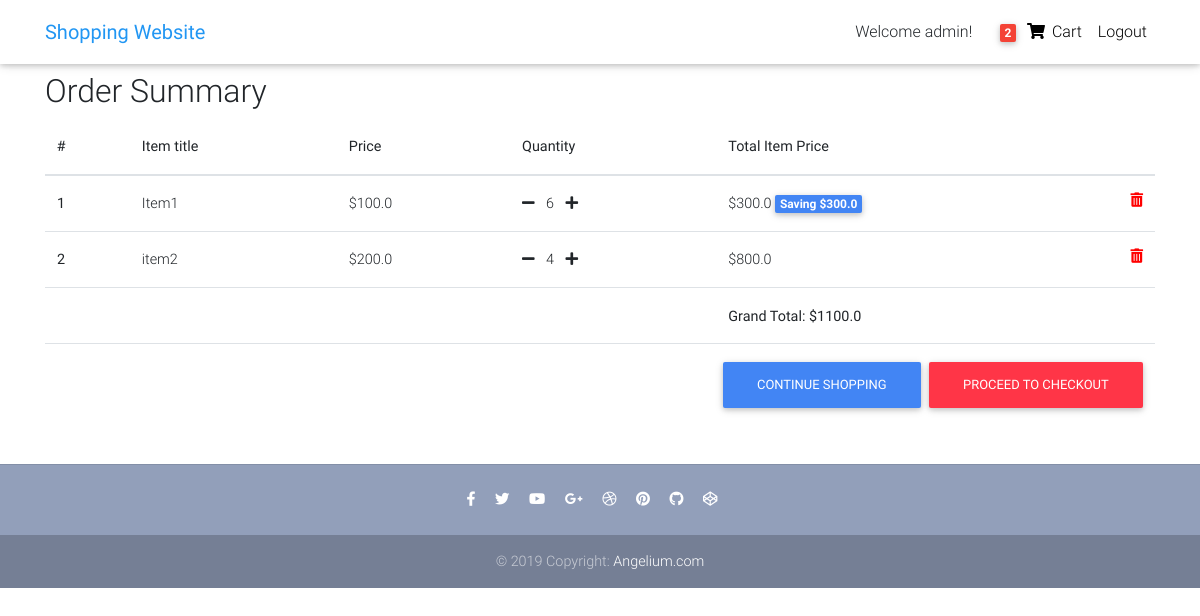
Page /order-summary/ (signed in) on the committed database.
### core/models.py (models this page shows, shortened)
class Order(models.Model):
	user = models.ForeignKey(settings.AUTH_USER_MODEL, on_delete=models.CASCADE)
	items = models.ManyToManyField(OrderItem)
	start_date = models.DateTimeField(auto_now_add=True)
	ordered_date = models.DateTimeField()
	ordered = models.BooleanField(default=False)
	billing_address = models.ForeignKey('BillingAddress', on_delete=models.SET_NULL, blank=True, null=True)
	def get_total(self):
		total = 0
		for order_item in self.items.all():
			total += order_item.get_final_price()
		return total

class OrderItem(models.Model):
	user = models.ForeignKey(settings.AUTH_USER_MODEL, on_delete=models.CASCADE)
	ordered = models.BooleanField(default=False)
	item = models.ForeignKey(Item, on_delete=models.CASCADE)
	quantity = models.IntegerField(default=1)
	def get_total_item_price(self):
		return self.quantity * self.item.price
	def get_total_discount_item_price(self):
		return self.quantity * self.item.discount_price
	def get_amount_saved(self):
		return self.get_total_item_price() - self.get_total_discount_item_price()
	def get_final_price(self):
		if self.item.discount_price:
			return self.get_total_discount_item_price()
		return self.get_total_item_price()

class Item(models.Model):
	title = models.CharField(max_length=100)
	price = models.FloatField()
	discount_price = models.FloatField(blank=True, null=True)
	category = models.CharField(choices=CATEGORY_LIST, max_length=2)
	label = models.CharField(choices=LABEL_CHOICES, max_length=1)
	slug = models.SlugField()
	description = models.TextField()

### core/views.py (the view)
# urls.py: path('order-summary/', OrderSummaryView.as_view(), name='order-summary'),
class OrderSummaryView(LoginRequiredMixin, View):
    def get(self, *args, **kwargs):
        try:
            order = Order.objects.get(user=self.request.user, ordered=False)
            context = {
                'object': order
            }
            return render(self.request, 'order_summary.html', context)
        except ObjectDoesNotExist:
            messages.warning(self.request, "You do not have an active order")
            return redirect("/")

### core/templatetags/cart_template_tags.py (called while the page is built)
@register.filter
def cart_item_count(user):
	if user.is_authenticated:
		qs = Order.objects.filter(user=user, ordered=False)
		if qs.exists():
			return qs[0].items.count()
	return 0

### templates/order_summary.html (shortened to what this page needs)
{% extends "base.html" %}
{% block content %}
  <main>
    <div class="container">
    <div class="table-responsive text-nowrap">
    <h2>Order Summary</h2>
    <table class="table">
        <thead>
        <tr>
            <th scope="col">#</th>
            <th scope="col">Item title</th>
            <th scope="col">Price</th>
            <th scope="col">Quantity</th>
            <th scope="col">Total Item Price</th>
        </tr>
        </thead>
        <tbody>
        {% for order_item in object.items.all %}
        <tr>
            <th scope="row">{{ forloop.counter }}</th>
            <td>{{ order_item.item.title }}</td>
            <td>${{ order_item.item.price }}</td>
            <td>
                <a href="{% url 'core:remove-single-item-from-cart' order_item.item.slug %}"><i class="fas fa-minus mr-2"></i></a>
                {{ order_item.quantity }}
                <a href="{% url 'core:add-to-cart' order_item.item.slug %}"><i class="fas fa-plus ml-2"></i></a>
            </td>
            <td>
            {% if order_item.item.discount_price %}
                ${{ order_item.get_total_discount_item_price }}
                <span style="font-size:12px" class="badge badge-primary">Saving ${{ order_item.get_amount_saved }}</span>
            {% else %}
                ${{ order_item.get_total_item_price }}
            {% endif %}
            <a href="{% url 'core:remove-from-cart' order_item.item.slug %}">
                <i style="color:red" class="fas fa-trash-alt float-right"></i>
            </a>
            </td>
        </tr>
        {% endfor %}
        {% if object.get_total %}
        <tr>
            <td colspan="4"><b></b></td>
            <td><b>Grand Total: ${{ object.get_total }}</b></td>
        </tr>
        <tr>
            <td colspan="5">
            <a class='btn btn-danger float-right ml-2' href='/checkout/'>Proceed to checkout</a>
            <a class='btn btn-primary float-right' href='/'>Continue shopping</a>
            </td>
        </tr>
        {% endif %}
        </tbody>
    </table>
    </div>
    </div>
  </main>
{% endblock content %}

### templates/base.html (shortened to what this page needs)
{% load static %}
<!DOCTYPE html>
<html lang="en">
<head>
  <link rel="stylesheet" href="https://use.fontawesome.com/releases/v5.8.1/css/all.css">
  <link href="{% static 'css/bootstrap.min.css' %}" rel="stylesheet">
  <link href="{% static 'css/mdb.min.css' %}" rel="stylesheet">
  <link href="{% static 'css/style.min.css' %}" rel="stylesheet">
</head>
{% include "navbar.html" %}
<body>
    <div class="mt-5 pt-4">
    </div>
    {% block content %}
    {% endblock content %}
    {% include "footer.html" %}
</body>
</html>

### templates/navbar.html (shortened to what this page needs)
{% load cart_template_tags %}
  <nav class="navbar fixed-top navbar-expand-lg navbar-light white scrolling-navbar">
    <div class="container">
      <a class="navbar-brand waves-effect" href="/">
        <strong class="blue-text">Shopping Website</strong>
      </a>
      <div class="collapse navbar-collapse" id="navbarSupportedContent">
        {% if request.user.is_authenticated %}
        <ul class="navbar-nav nav-flex-icons">
          <li class="nav-item">
              <span class="clearfix d-none d-sm-inline-block"> Welcome {{ user.username }}!&nbsp;&nbsp;&nbsp;&nbsp;&nbsp;</span>
            </a></li></ul>
        <ul class="navbar-nav nav-flex-icons">
          <li class="nav-item">
            <a href="{% url 'core:order-summary' %}" class="nav-link waves-effect">
              <span class='badge red z-depth-1 mr-1'> {{ request.user|cart_item_count }} </span>
              <i class="fas fa-shopping-cart"></i>
              <span class="clearfix d-none d-sm-inline-block"> Cart </span>
            </a></li></ul>
        <ul class="navbar-nav nav-flex-icons">
          <li class="nav-item">
            <a class="nav-link waves-effect" href="{% url 'account_logout' %}">
              <span class="clearfix d-none d-sm-inline-block"> Logout </span>
            </a></li></ul>
        {% endif %}
      </div>
    </div>
  </nav>

### templates/footer.html
  <footer class="page-footer text-center font-small mt-4 wow fadeIn">
    <hr class="my-4">
    <div class="pb-4">
      <a href="https://www.facebook.com/mdbootstrap" target="_blank">
        <i class="fab fa-facebook-f mr-3"></i>
      </a>
      <a href="https://twitter.com/MDBootstrap" target="_blank">
        <i class="fab fa-twitter mr-3"></i>
      </a>
      <a href="https://www.youtube.com/watch?v=7MUISDJ5ZZ4" target="_blank">
        <i class="fab fa-youtube mr-3"></i>
      </a>
      <a href="https://plus.google.com/u/0/b/107863090883699620484" target="_blank">
        <i class="fab fa-google-plus-g mr-3"></i>
      </a>
      <a href="https://dribbble.com/mdbootstrap" target="_blank">
        <i class="fab fa-dribbble mr-3"></i>
      </a>
      <a href="https://pinterest.com/mdbootstrap" target="_blank">
        <i class="fab fa-pinterest mr-3"></i>
      </a>
      <a href="https://github.com/mdbootstrap/bootstrap-material-design" target="_blank">
        <i class="fab fa-github mr-3"></i>
      </a>
      <a href="http://codepen.io/mdbootstrap/" target="_blank">
        <i class="fab fa-codepen mr-3"></i>
      </a>
    </div>
    <div class="footer-copyright py-3">
      © 2019 Copyright:
      <a href="https://mdbootstrap.com/education/bootstrap/" target="_blank"> Angelium.com </a>
    </div>
  </footer>

### templates/base.html (style rules this page uses)
html, body, header, .carousel { height: 60vh; }

### rows in the picture
OrderItem: item "Item1", item.price "100.0", quantity "6", get_total_discount_item_price "300.0", get_amount_saved "300.0"
OrderItem: item "item2", item.price "200.0", quantity "4", get_total_item_price "800.0"
Order: get_total "1100.0"

### other values in the picture
{{ user.username }} "admin"
{{ request.user|cart_item_count }} "2"
